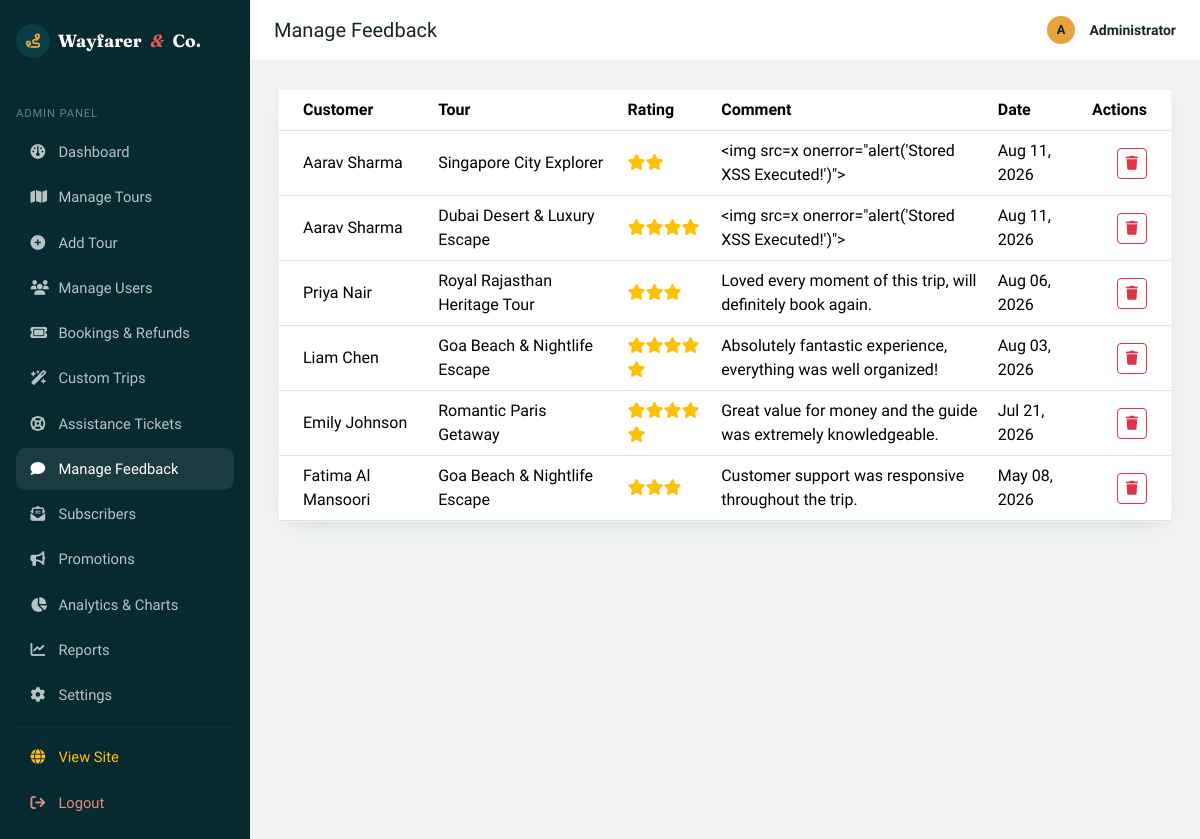
The app's page /admin/feedback (signed in) with its own data.
### models/feedback.py (models this page shows, shortened)
class Feedback(db.Model):
    __tablename__ = "feedback"
    id = db.Column(db.Integer, primary_key=True)
    user_id = db.Column(db.Integer, db.ForeignKey("users.id"), nullable=False)
    tour_id = db.Column(db.Integer, db.ForeignKey("tours.id"), nullable=False)
    booking_id = db.Column(db.Integer, db.ForeignKey("bookings.id"), nullable=True)
    rating = db.Column(db.Integer, nullable=False, default=5)  # 1-5
    comment = db.Column(db.Text, nullable=False, default="")
    created_at = db.Column(db.DateTime, default=datetime.utcnow)

### models/user.py (models this page shows, shortened)
class User(db.Model):
    __tablename__ = "users"
    id = db.Column(db.Integer, primary_key=True)
    name = db.Column(db.String(120), nullable=False)
    email = db.Column(db.String(150), unique=True, nullable=False, index=True)
    phone = db.Column(db.String(20), nullable=True)
    password_hash = db.Column(db.String(255), nullable=False)
    role = db.Column(db.String(20), nullable=False, default="user")  # 'user' or 'admin'
    reward_points = db.Column(db.Integer, default=100, nullable=False)
    referral_code = db.Column(db.String(30), unique=True, nullable=True)
    is_active = db.Column(db.Boolean, default=True, nullable=False)
    created_at = db.Column(db.DateTime, default=datetime.utcnow)
    bookings = db.relationship("Booking", backref="user", lazy=True, cascade="all, delete-orphan")
    feedbacks = db.relationship("Feedback", backref="user", lazy=True, cascade="all, delete-orphan")
    favorites = db.relationship("Favorite", backref="user", lazy=True, cascade="all, delete-orphan")
    def is_admin(self):
        return self.role == "admin"

### models/tour.py (models this page shows, shortened)
class Tour(db.Model):
    __tablename__ = "tours"
    id = db.Column(db.Integer, primary_key=True)
    name = db.Column(db.String(150), nullable=False)
    destination = db.Column(db.String(100), nullable=False, index=True)
    category = db.Column(db.String(50), nullable=False, default="General")
    description = db.Column(db.Text, nullable=False, default="")
    itinerary = db.Column(db.Text, nullable=True)
    duration = db.Column(db.String(50), nullable=False, default="")  # e.g. "5 Days / 4 Nights"
    price = db.Column(db.Float, nullable=False, default=0.0)
    child_price = db.Column(db.Float, nullable=False, default=0.0)
    available_seats = db.Column(db.Integer, nullable=False, default=0)
    start_date = db.Column(db.Date, nullable=True)
    end_date = db.Column(db.Date, nullable=True)
    image_url = db.Column(db.String(400), nullable=True)
    included = db.Column(db.Text, nullable=True)
    excluded = db.Column(db.Text, nullable=True)
    rating = db.Column(db.Float, nullable=False, default=4.5)
    difficulty = db.Column(db.String(30), nullable=False, default="Easy")  # Easy, Moderate, Challenging, Expedition
    season = db.Column(db.String(30), nullable=False, default="All Year")   # Spring, Summer, Autumn, Winter, All Year
    tags = db.Column(db.String(200), nullable=True, default="Popular, Recommended")  # Comma separated
    latitude = db.Column(db.Float, nullable=True, default=46.8182)
    longitude = db.Column(db.Float, nullable=True, default=8.2275)
    max_seats = db.Column(db.Integer, nullable=False, default=30)
    is_active = db.Column(db.Boolean, default=True, nullable=False)
    created_at = db.Column(db.DateTime, default=datetime.utcnow)
    bookings = db.relationship("Booking", backref="tour", lazy=True)
    feedbacks = db.relationship("Feedback", backref="tour", lazy=True)
    favorited_by = db.relationship("Favorite", backref="tour", lazy=True)

### routes/admin.py (the view)
@admin_bp.route("/feedback")
@admin_required
def manage_feedback():
    feedback_items = Feedback.query.order_by(Feedback.created_at.desc()).all()
    return render_template("admin/feedback.html", feedback_items=feedback_items)

### routes/main.py (called while the page is built)
@main_bp.app_context_processor
def inject_globals():
    from flask import session
    security_mode = session.get("security_mode", "ON")
    return {
        "current_user": get_current_user(),
        "security_mode": security_mode
    }

### routes/utils.py (called while the page is built)
def get_current_user():
    user_id = session.get("user_id")
    if not user_id:
        return None
    return db.session.get(User, user_id)

def admin_required(view_func):
    @wraps(view_func)
    def wrapped(*args, **kwargs):
        if not session.get("admin_id"):
            log_security_event("ADMIN_UNAUTHORIZED", f"Unauthorized attempt to access admin route {request.path}.")
            flash("Please log in as an administrator.", "warning")
            return redirect(url_for("admin.login"))
        admin = db.session.get(User, session["admin_id"])
        if admin is None or not admin.is_admin() or not admin.is_active:
            log_security_event("ADMIN_SESSION_INVALID", f"Invalid admin session for user {session.get('admin_id')}.")
            session.pop("admin_id", None)
            flash("Admin session invalid. Please log in again.", "danger")
            return redirect(url_for("admin.login"))
        return view_func(*args, **kwargs)
    return wrapped

### templates/admin/feedback.html (shortened to what this page needs)
{% extends "admin/base_admin.html" %}
{% set active = 'feedback' %}
{% block page_title %}Manage Feedback{% endblock %}
{% block admin_content %}
<div class="wf-panel p-0">
    <div class="table-responsive">
        <table class="table align-middle mb-0">
            <thead>
                <tr>
                    <th class="ps-4">Customer</th>
                    <th>Tour</th>
                    <th>Rating</th>
                    <th>Comment</th>
                    <th>Date</th>
                    <th class="text-end pe-4">Actions</th>
                </tr>
            </thead>
            <tbody>
                {% for fb in feedback_items %}
                <tr>
                    <td class="ps-4">{{ fb.user.name }}</td>
                    <td>{{ fb.tour.name }}</td>
                    <td class="text-warning">{% for i in range(fb.rating) %}<i class="fa-solid fa-star"></i>{% endfor %}</td>
                    <td style="max-width:320px;">
                        {% if security_mode == 'OFF' %}
                        <div class="text-danger fw-bold small"><i class="fa-solid fa-skull-crossbones me-1"></i> STORED XSS: {{ fb.comment|safe }}</div>
                        {% else %}
                        {{ fb.comment[:120] }}{% if fb.comment|length > 120 %}…{% endif %}
                        {% endif %}
                    </td>
                    <td>{{ fb.created_at.strftime('%b %d, %Y') }}</td>
                    <td class="text-end pe-4">
                        <form method="post" action="{{ url_for('admin.delete_feedback', feedback_id=fb.id) }}" onsubmit="return confirm('Delete this feedback?');">
                            <button type="submit" class="btn btn-sm btn-outline-danger"><i class="fa-solid fa-trash"></i></button>
                        </form>
                    </td>
                </tr>
                {% else %}
                <tr><td colspan="6" class="text-center text-muted py-5">No feedback submitted yet.</td></tr>
                {% endfor %}
            </tbody>
        </table>
    </div>
</div>
{% endblock %}

### static/css/style.css (style rules this page uses)
:root { --wf-navy: #0B3D45; --wf-navy-deep: #072A30; --wf-amber: #E8A33D; --wf-sand: #F4EDE1; --wf-sand-dark: #E9DFCE; --wf-coral: #E85A4F; --wf-palm: #3F7D5C; --wf-ink: #17262A; --wf-white: #FFFFFF; --wf-font-display: 'Fraunces', serif; --wf-font-body: 'Work Sans', sans-serif; --wf-font-mono: 'IBM Plex Mono', monospace; --wf-radius: 14px; --wf-radius-lg: 22px; --wf-shadow: 0 12px 30px -14px rgba(11, 61, 69, 0.35); }
* { box-sizing: border-box; }
html { scroll-behavior: smooth; }
body { font-family: var(--wf-font-body); color: var(--wf-ink); background-color: var(--wf-sand); -webkit-font-smoothing: antialiased; }
.wf-panel { background: var(--wf-white); border-radius: var(--wf-radius); box-shadow: 0 8px 22px -14px rgba(11, 61, 69, 0.25); border: 1px solid rgba(11,61,69,0.06); }
.wf-admin-body { background: #F0F3F2; min-height: 100vh; }

### records on screen
Feedback: user.name "Aarav Sharma", tour.name "Singapore City Explorer", rating 2 (drawn), comment "<img src=x onerror=\"alert('Stored XSS Executed!')\">", created_at "Aug 11, 2026"
Feedback: user.name "Aarav Sharma", tour.name "Dubai Desert & Luxury Escape", rating 4 (drawn), comment "<img src=x onerror=\"alert('Stored XSS Executed!')\">", created_at "Aug 11, 2026"
Feedback: user.name "Priya Nair", tour.name "Royal Rajasthan Heritage Tour", rating 3 (drawn), comment "Loved every moment of this trip, will definitely book again.", created_at "Aug 06, 2026"
Feedback: user.name "Liam Chen", tour.name "Goa Beach & Nightlife Escape", rating 5 (drawn), comment "Absolutely fantastic experience, everything was well organized!", created_at "Aug 03, 2026"
Feedback: user.name "Emily Johnson", tour.name "Romantic Paris Getaway", rating 5 (drawn), comment "Great value for money and the guide was extremely knowledgeable.", created_at "Jul 21, 2026"
Feedback: user.name "Fatima Al Mansoori", tour.name "Goa Beach & Nightlife Escape", rating 3 (drawn), comment "Customer support was responsive throughout the trip.", created_at "May 08, 2026"
